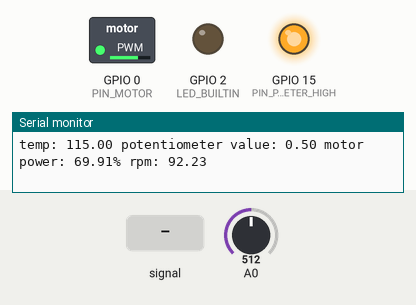
Recording of a sketch running on a simulated ESP8266 (NodeMCU). Parts: switched loads named in the sketch (green lamp = pin HIGH), output pins drawn as LEDs (lit = HIGH, except the on-board LED, lit = LOW), the last lines printed to the serial monitor. The test bench sets the inputs (shaded band); at power-on: A0 = 512. Pins used as bus, display or sensor lines are not drawn.

Above: at 1.2 s.
1.3 s: A0 fed a 200 Hz sine of ±255 counts around its level
At 2.65 s:
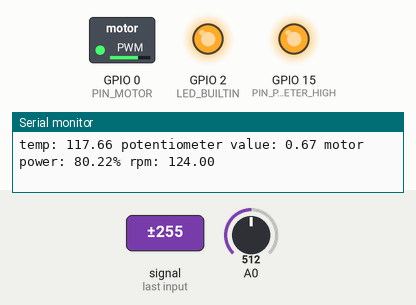
4.3 s: A0 set to 716
6.5 s: A0 set to 122
At 8.7 s:
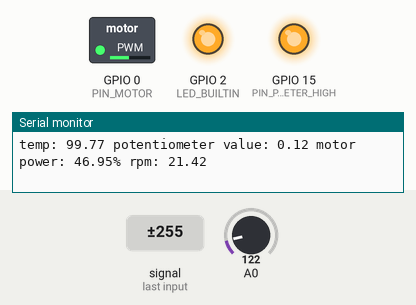
At 10.6 s:
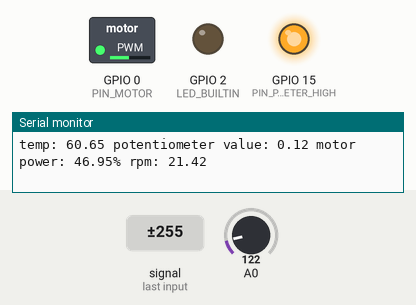
Timing chart, 0 to 14.0 s (numbered marks = the images above; inputs shaded):
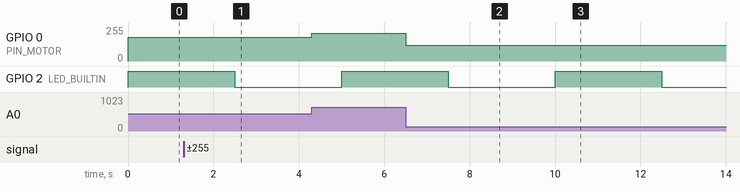

The sketch:

fan.ino
```cpp
#include <algorithm>
#include <deque>
#include <iostream>
#include <cmath>

float tempC;
float tempF;
/*
gpio1 (gp0) enable hdriver
gpio2 (gp1) hdriver input
*/
const int PIN_POTENTIOMETER_HIGH = 15;
const int PIN_TEMPSENSOR_HIGH = 14;

const int PIN_MOTOR = 0;
const int PIN_POTENTIOMETER_INPUT = 26;  // ADC0
const int PIN_TEMPSENSOR_INPUT = 28;     // ADC2

const double analogResolution = 1024.0;
/*
  returns potentiometer value in range [0, 1]
*/
double readPotentiometer() {
  /*
  input range
    max counterclockwise 1023
    max counterclockwise on the middle 550
    max clockwise on the middle 490
    max clockwise 4
  */
  double potentiometerRead = (double)analogRead(PIN_POTENTIOMETER_INPUT);
  return (potentiometerRead - 4.0) / 1019.0;
}


std::deque<double> tempHistory;
const int historySize = 256;
const double historySpan = 5000.0;  // 1000 ms
double nextHistoryUpdate = 0.0;

double getAvgTemp() {
  double sum = 0;
  for (double temp : tempHistory)
    sum += temp;

  return sum / tempHistory.size();
}

double readTempSensor(bool isAverage = true) {
  /*
    offset voltage 0.5
    voltage scaling mV/C 10
    output voltage @ 25C
    max value 1023
  */
  const double offsetVoltage = 0.5;
  const double mvPerCelcius = 10.0 / 1000.0;  // 10 mV

  double now = millis() / 1000.0;

  double sensorVoltage = (double)analogRead(PIN_TEMPSENSOR_INPUT) * 3.3 / analogResolution;
  double temperature = (sensorVoltage - offsetVoltage) / mvPerCelcius;

  if (now >= nextHistoryUpdate) {
    nextHistoryUpdate = now + (historySize / historySpan);
    tempHistory.push_back(temperature);
    if (tempHistory.size() >= 128)
      tempHistory.pop_front();
  }

  if (isAverage)
    return getAvgTemp();

  return temperature;
}

unsigned long nextToggle;
bool ledOn = true;
void blinkLed() {
  unsigned long now = millis();
  if (nextToggle <= now) {
    digitalWrite(LED_BUILTIN, ledOn ? HIGH : LOW);
    ledOn = !ledOn;
    nextToggle = 2500 + now;
    digitalWrite(PIN_MOTOR, ledOn ? HIGH : LOW);
  }
}


void setup() {
  Serial.begin(115200);
  analogWriteRange(255);

  pinMode(PIN_POTENTIOMETER_HIGH, OUTPUT);
  pinMode(PIN_TEMPSENSOR_HIGH, OUTPUT);
  digitalWrite(PIN_POTENTIOMETER_HIGH, HIGH);
  digitalWrite(PIN_TEMPSENSOR_HIGH, HIGH);

  pinMode(PIN_MOTOR, OUTPUT);
  pinMode(LED_BUILTIN, OUTPUT);


  digitalWrite(PIN_MOTOR, HIGH);
}


// phase of n in 0-1 between a and b in exponential relation
// output is clamped to [0, 1]
double powPhaseBetween(double a, double b, double n) {
  double out = pow((float)((n - a) / (b - a)), 2);
  return max(min(out, 1.0), 0.0);
}

unsigned long nextPrint = 0;
int outputPower = 155;
void loop() {
  unsigned long now = millis();
  auto temp = readTempSensor();
  double potentiometer = readPotentiometer();
  double power = readPotentiometer() / 2 + 0.5;


  double rpm01;
  if (potentiometer < (7 / analogResolution)) {
    // automatic rpm
    rpm01 = powPhaseBetween(19.0, 26.0, temp);
  } else {
    // manual rpm
    rpm01 = potentiometer;
  }
  rpm01 = rpm01 < 0.1 ? 0 : rpm01;

  double motorOffset = 0.4;
  double motorPower = rpm01 * (1 - motorOffset) + motorOffset;
  analogWrite(PIN_MOTOR, (int)(motorPower * 255));

  // 0 rpm @ 19C & full rpm @ 26C

  if (nextPrint <= now) {
    nextPrint = now + 500;
    Serial.print("temp: ");
    Serial.print(temp);
    Serial.print(" potentiometer value: ");
    Serial.print(potentiometer);
    Serial.print(" motor power: ");
    Serial.print(motorPower * 100);
    Serial.print("%");
    Serial.print(" rpm: ");
    Serial.println(rpm01 * 185);
  }

  blinkLed();
}
```

Measured:
- after the input at 6.5 s, GPIO 0 (PIN_MOTOR): 208/255 → 119/255 at once
